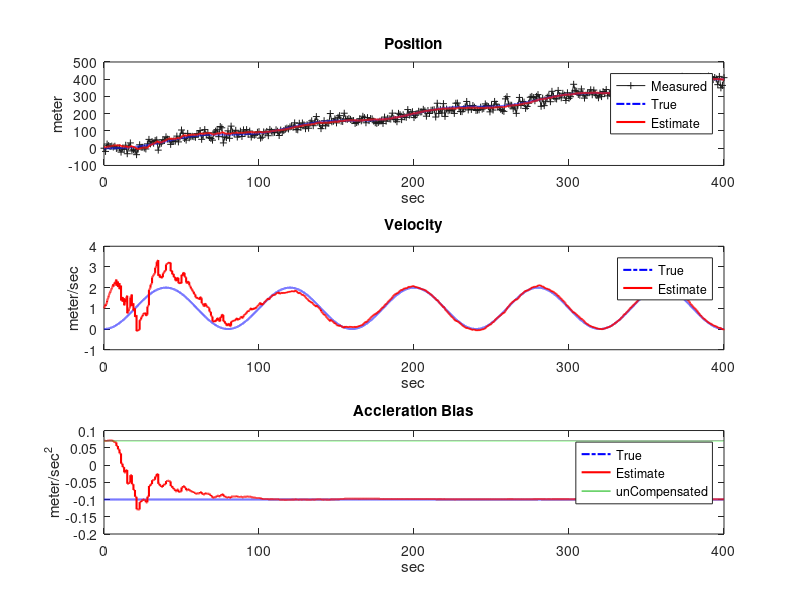
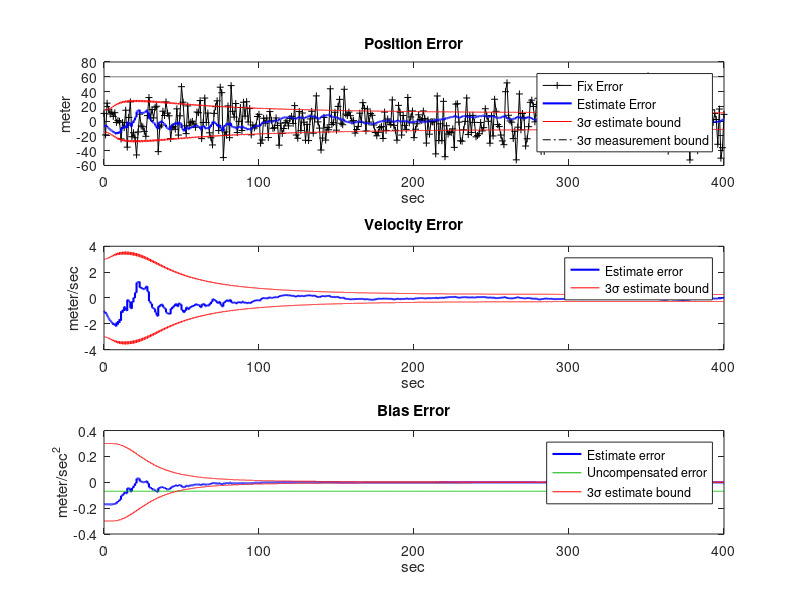
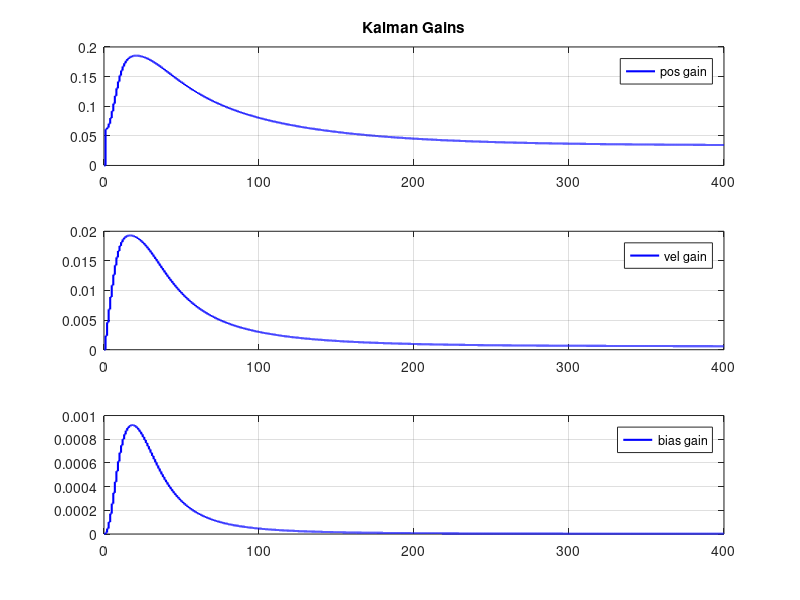

The MATLAB source for these figures, in order:
clear;clc;close all

% 1D Position Estimate KF example
% v1 by Binh Bui, 5/16/2017
% Copyright (C) 2017 Binh Bui
% This program is for educational purpose only. 

% made some edits here 


rng(100)
% made change here also


%% run time
% duration of simulation (sec)
duration = 400;

% time step
dt = .01;
% time vector
t = 0:dt:duration;
n = length(t);

% measurement update interval
updateTime = 1;

%% Linear discrete model setup
A = [1 dt .5*dt^2; 
    0 1 dt; 
    0 0 1];
B = [.5*dt^2 dt 0]';
C = [ 1 0 -.5*dt^2];

%% set up noise parameters

% Noise specification
sigmaMeasureNoise = 20; % position measurement noise (meter)
sigmaAccelNoise = .1; % acceleration noise (m/sec^2)

% Noise Covariance Matrix
Q = B*sigmaAccelNoise^2*B';
% Measurement Error Matrix
R = sigmaMeasureNoise^2; 

% Initial Covariance Matrix
P = diag( [5 1 .1] ).^2

%% Problem initialization

% True States
xTrue = zeros(3,n);
xTrue(:,1) = [0;0;0];
yTrue = zeros(1,n);
yTrue(1) = C*xTrue(:,1);

% Estimated states
xHat = zeros(3,n);
% Initial estimate
xHat(:,1) = [6;1;0.07];
yHat = zeros(1,n);

% Uncorrected states
xUnbound = zeros(3,n);
xUnbound (:,1) = xHat(:,1);

% Accelerometer input vector;
omega = (2*pi)/(duration/5); % frequency of input (arbitrary)
uTrue = 1*sin(omega.*t)*omega; % clean input signal (arbitrary)
constantBias = .1; % bias of the accelerometer 
% add random noise and bias to the input
uNoisy = uTrue+sigmaAccelNoise*randn(1,n)+constantBias; % Noisy input

% Measurement Noise vector
MeasurementNoise = sigmaMeasureNoise*randn(1,n); % measurement noise
yMeasure = zeros(1,n);

% Predefined arrays to store measurements
yFix = []; yFix = [yFix 0];
yFixErr = [];yFixErr = [yFixErr MeasurementNoise(1)];
tFix = []; tFix = [tFix 0];

% std deviation vector initialization
sigma.pos = zeros(1,n);
sigma.pos(1) = sqrt(P(1,1));
sigma.vel = zeros(1,n);
sigma.vel(1) = sqrt(P(2,2));
sigma.bias = zeros(1,n);
sigma.bias(1) = sqrt(P(3,3));
% Error vectors vector initialization
error.pos = zeros(1,n);
error.pos(1) = xTrue(1) - xHat(1);
error.vel = zeros(1,n);
error.vel(1) = xTrue(2) - xHat(2);
error.bias = zeros(1,n);
error.bias(1) = xTrue(3) - xHat(3);

% gain vector initialization
gainStore = zeros(3,n); % store gain value

%% Run KF Simulation

for k =2:n
    % Truth model
    % Truth state propagation
    xTrue(:,k) = A*xTrue(:,k-1)+B*uTrue(k-1);
    % Truth measurement
    yTrue(:,k) = C*xTrue(:,k);
    
    % Estimated model
    % i) Estimated state propagation
    xHat(:,k) = A*xHat(:,k-1)+B*uNoisy(k-1);
    % ii) Estimate measurement
    yHat(k) = C*xHat(:,k);
    
    % Unbounded Propagation (for comparison purpose only)
    xUnbound(:,k) = A*xUnbound(:,k-1)+B*uNoisy(k-1);
    
    % iii) Covariance Propagation
    P = A*P*A' + Q;
    
    % Measurement + Noise
    yMeasure(k) = yTrue(k) + MeasurementNoise(k);
    
    % IF fix is available
    if mod((k-1)*dt,updateTime)==0 
        
        % Store fix data for later plotting
        tFix = [tFix t(k)];
        yFix = [yFix yMeasure(k)];
        yFixErr = [yFixErr MeasurementNoise(k)];
        
        % iv) Residual
        residual = yMeasure(k)-yHat(k);
        
        % v) Gain calculation
        K = P*C'*inv(C*P*C'+R);
        
        % vi) Covariance Update
        P =(eye(3)-K*C)*P;
        
        gainStore(:,k) = K;
        
        
        % vii) State estimate update
        xHat(:,k) = xHat(:,k)+K*residual;
        
    else 
        % no update to xhat
        gainStore(:,k) = gainStore(:,k-1);
    end

    % extract std dev from the diagonals of the Covariance matrix
    sigma.pos(k) = sqrt(P(1,1));
    sigma.vel(k) = sqrt(P(2,2));
    sigma.bias(k) = sqrt(P(3,3));
end
% calulate errors
error.pos = xTrue(1,:) - xHat(1,:);
error.vel = xTrue(2,:) - xHat(2,:);
error.bias = -constantBias.*ones(size(t)) - xHat(3,:);
%%
close all
figure(1)
subplot(3,1,1)
plot(tFix,yFix,'+-','color',[.1 .1 .1],'markersize',5); hold on
plot(t,xTrue(1,:),'b-.','linewidth',1.5); hold on
plot(t,xHat(1,:),'r','linewidth',1.5); hold on
title('Position')
xlabel('sec');ylabel('meter');
% plot(t,xUnbound(1,:),'color',[0 .7 0]) % uncompensated
legend('Measured','True','Estimate')

subplot(3,1,2)
plot(t,xTrue(2,:),'b-.','linewidth',1.5); hold on
plot(t,xHat(2,:),'r','linewidth',1.5); hold on
title('Velocity')
xlabel('sec');ylabel('meter/sec')
% plot(t,xUnbound(2,:),'color',[0 .7 0]) % uncompensated
legend('True','Estimate')

subplot(3,1,3)
plot(t,-constantBias.*ones(size(t)),'b-.','linewidth',1.5); hold on
plot(t,xHat(3,:),'r','linewidth',1.5); hold on
plot(t,xUnbound(3,:),'color',[0 .7 0])
title('Accleration Bias')
xlabel('sec');ylabel('meter/sec^2');
legend('True','Estimate','unCompensated')


figure(2)
subplot(3,1,1)
plot(tFix,yFixErr,'k+-','markersize',5); hold on
plot(t,error.pos,'b-','linewidth',1.5); hold on
% plot(t,xTrue(1,:)-xUnbound(1,:),'g')
plot(t,3*sigma.pos,'r'); hold on
plot(t,3*sigmaMeasureNoise*ones(1,n),'k-.')
plot(t,-3*sigma.pos,'r')
plot(t,-3*sigmaMeasureNoise*ones(1,n),'k-.')
title('Position Error')
xlabel('sec');ylabel('meter');
% legend('Fix Error','Estimate Error','unCompensated Error',...
%     '3\sigma estimate bound')
legend('Fix Error','Estimate Error',...
    '3\sigma estimate bound','3\sigma measurement bound')

% 
subplot(3,1,2)
plot(t,error.vel,'b-','linewidth',1.5); hold on
plot(t,3*sigma.vel,'r'); hold on
plot(t,-3*sigma.vel,'r')
title('Velocity Error')
xlabel('sec');ylabel('meter/sec');
legend('Estimate error','3\sigma estimate bound')


subplot(3,1,3)
plot(t,error.bias,'b-','linewidth',1.5); hold on
plot(t,xTrue(3,:)-xUnbound(3,:),'color',[0 .7 0])
plot(t,3*sigma.bias,'r'); hold on
plot(t,-3*sigma.bias,'r')
legend('Estimate error','Uncompensated error','3\sigma estimate bound')
title('Bias Error')
xlabel('sec');ylabel('meter/sec^2');
%%
% plot of Kalman Gain
figure(3)
subplot(3,1,1)
plot(t,gainStore(1,:),'b','linewidth',1.5); legend('pos gain');
title('Kalman Gains')
grid 
subplot(3,1,2)
plot(t,gainStore(2,:),'b','linewidth',1.5); legend('vel gain'); 
grid 
subplot(3,1,3)
plot(t,gainStore(3,:),'b','linewidth',1.5); legend('bias gain'); 
grid 
